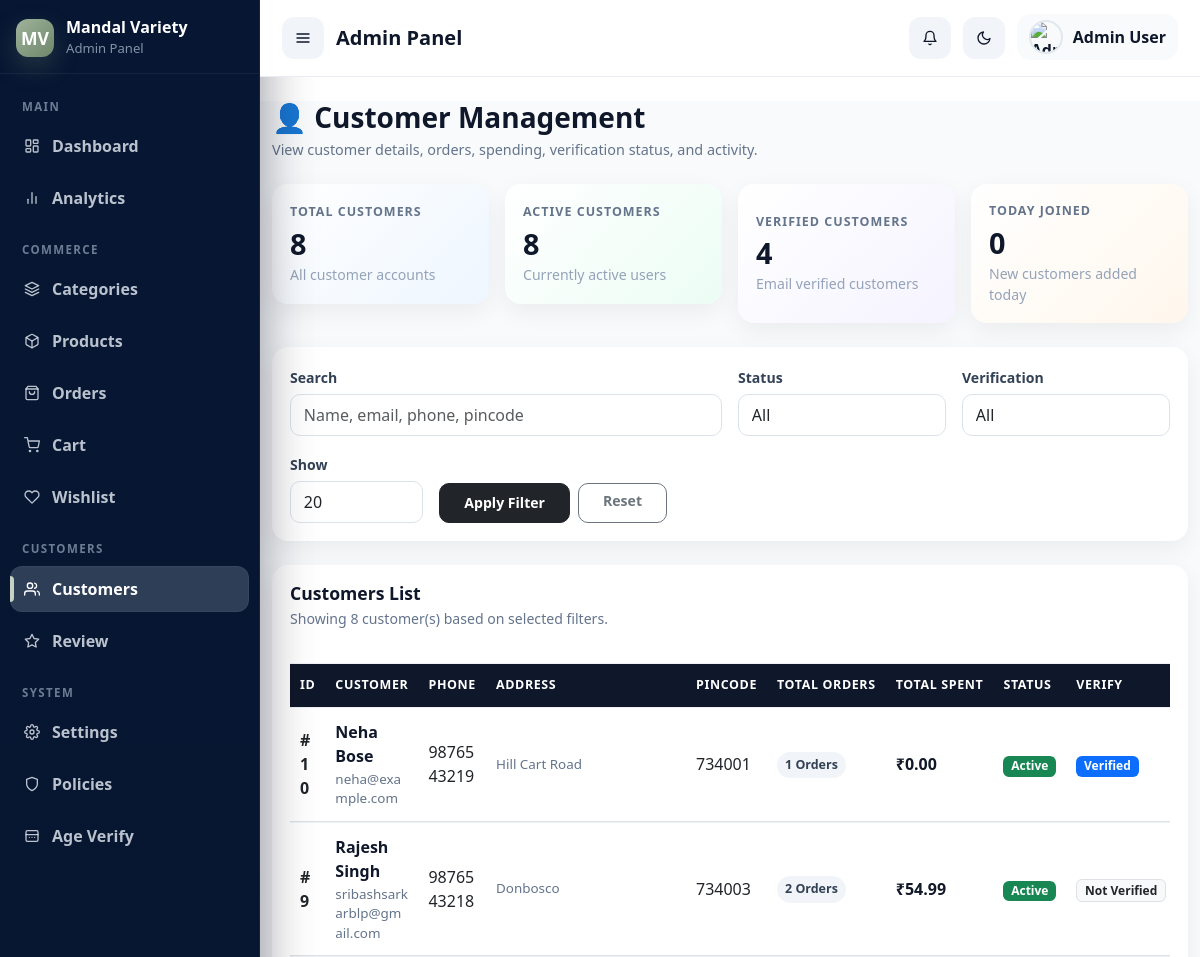
Page /admin/customers/list.php (signed in, upper part) on the earlier database version.
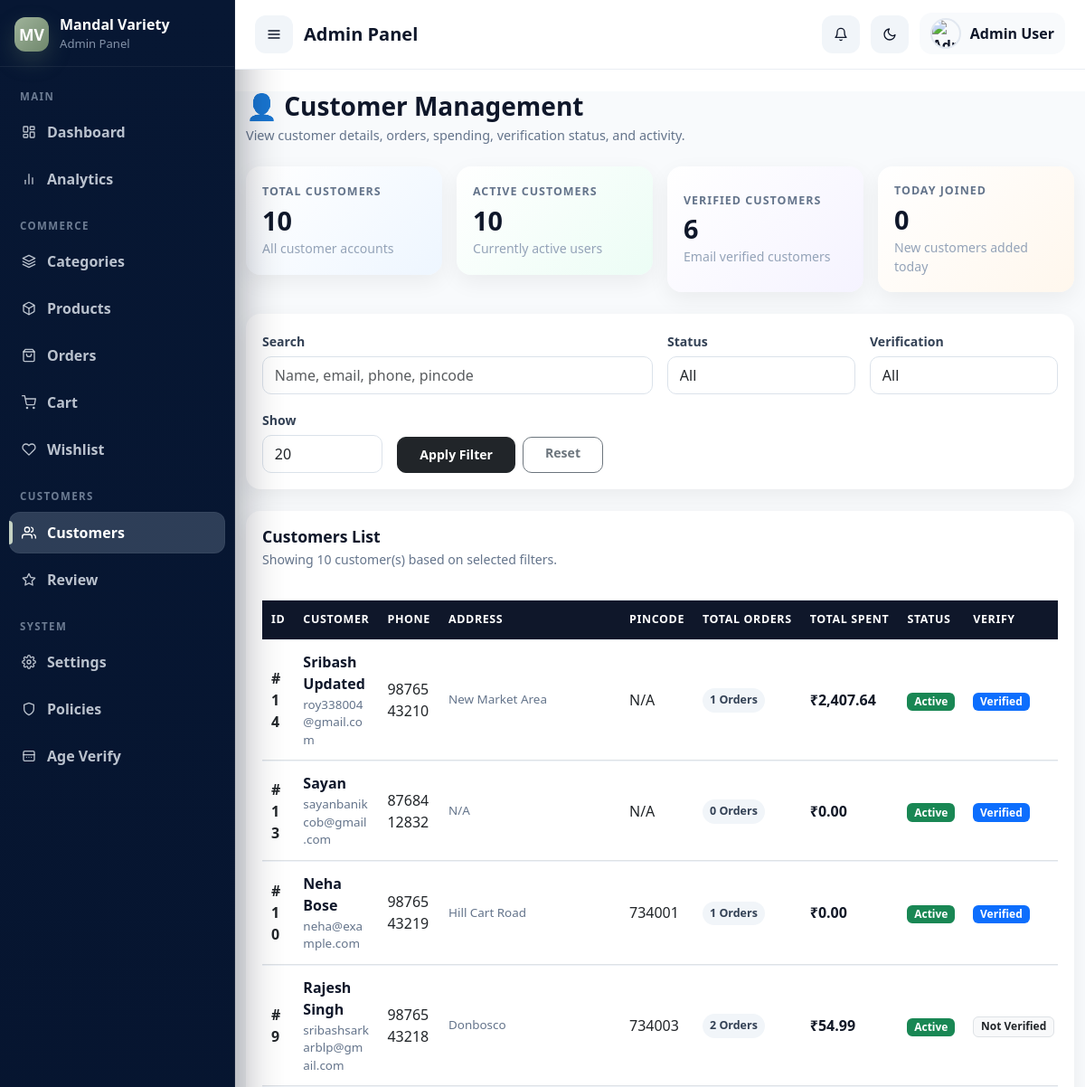
Same page on the later database version.
### tables this page shows
CREATE TABLE `users` (
  `id` int(11) NOT NULL,
  `name` varchar(255) NOT NULL,
  `email` varchar(255) NOT NULL,
  `phone` varchar(20) NOT NULL,
  `password` varchar(255) NOT NULL,
  `role` enum('customer','admin','delivery') DEFAULT 'customer',
  `address` text DEFAULT NULL,
  `city` varchar(100) DEFAULT NULL,
  `state` varchar(100) DEFAULT NULL,
  `country` varchar(100) DEFAULT NULL,
  `profile_image` varchar(255) DEFAULT NULL,
  `pincode` varchar(10) DEFAULT NULL,
  `is_active` tinyint(1) DEFAULT 1,
  `created_at` timestamp NOT NULL DEFAULT current_timestamp(),
  `updated_at` timestamp NOT NULL DEFAULT current_timestamp() ON UPDATE current_timestamp(),
  `otp` varchar(6) DEFAULT NULL,
  `otp_expires_at` timestamp NULL DEFAULT NULL,
  `is_verified` tinyint(1) DEFAULT 0,
  `email_verified_at` timestamp NULL DEFAULT NULL,
  `last_login` datetime DEFAULT NULL,
  `login_otp` varchar(10) DEFAULT NULL,
  `otp_expiry` datetime DEFAULT NULL
);

### admin/includes/config.php (called while the page is built, shortened)
<?php
if (!function_exists('e')) {
    function e($string) {
        return htmlspecialchars($string ?? '', ENT_QUOTES, 'UTF-8');
    }
}
?>

### admin/customers/list.php (the view, shortened to what the changed rows need)
<?php include '../includes/header.php'; ?>
<?php
function userStatusBadge($isActive)
{
    return ((int)$isActive === 1)
        ? '<span class="badge text-bg-success">Active</span>'
        : '<span class="badge text-bg-danger">Inactive</span>';
}
function verifyBadge($isVerified)
{
    return ((int)$isVerified === 1)
        ? '<span class="badge text-bg-primary">Verified</span>'
        : '<span class="badge bg-light text-dark border">Not Verified</span>';
}
$limit = (int)($_GET['limit'] ?? 20);
$where = [];
$whereSql = !empty($where) ? 'WHERE ' . implode(' AND ', $where) : '';
$statsSql = "
    SELECT
        COUNT(*) AS total_customers,
        SUM(CASE WHEN is_active = 1 THEN 1 ELSE 0 END) AS active_customers,
        SUM(CASE WHEN is_verified = 1 THEN 1 ELSE 0 END) AS verified_customers,
        SUM(CASE WHEN DATE(created_at) = CURDATE() THEN 1 ELSE 0 END) AS today_customers
    FROM users
    WHERE role = 'customer' OR role IS NULL OR role = ''
";
$stats = $conn->query($statsSql)->fetch(PDO::FETCH_ASSOC);
$sql = "
    SELECT
        u.*,
        COUNT(o.id) AS total_orders,
        COALESCE(SUM(o.grand_total), 0) AS total_spent,
        MAX(o.created_at) AS last_order_date
    FROM users u
    LEFT JOIN orders o ON u.id = o.user_id
    $whereSql
    " . (empty($where) ? "WHERE" : "AND") . " (u.role = 'customer' OR u.role IS NULL OR u.role = '')
    GROUP BY u.id
    ORDER BY u.id DESC
    LIMIT :limit_rows
";
$stmt = $conn->prepare($sql);
$stmt->bindValue(':limit_rows', $limit, PDO::PARAM_INT);
$stmt->execute();
$customers = $stmt->fetchAll(PDO::FETCH_ASSOC);
?>
<div class="w-100">
    <div class="container-fluid mt-4 mb-5 customers-page">
        <div class="row g-3 mb-4">
            <div class="col-12 col-md-6">
                <div class="row g-3">
                    <div class="col-12 col-sm-6">
                        <div class="card stats-card gradient-card-1 h-100">
                            <div class="card-body">
                                <div class="stats-label">Total Customers</div>
                                <div class="stats-value"><?= (int)($stats['total_customers'] ?? 0) ?></div>
                                <div class="stats-note">All customer accounts</div>
                            </div>
                        </div>
                    </div>
                    <div class="col-12 col-sm-6">
                        <div class="card stats-card gradient-card-2 h-100">
                            <div class="card-body">
                                <div class="stats-label">Active Customers</div>
                                <div class="stats-value"><?= (int)($stats['active_customers'] ?? 0) ?></div>
                                <div class="stats-note">Currently active users</div>
                            </div>
                        </div>
                    </div>
                </div>
            </div>
            <div class="col-12 col-md-6">
                <div class="row g-3">
                    <div class="col-12 col-sm-6">
                        <div class="card stats-card gradient-card-3 h-100">
                            <div class="card-body">
                                <div class="stats-label">Verified Customers</div>
                                <div class="stats-value"><?= (int)($stats['verified_customers'] ?? 0) ?></div>
                                <div class="stats-note">Email verified customers</div>
                            </div>
                        </div>
                    </div>
                </div>
            </div>
        </div>
        <div class="card table-card">
            <div class="table-card-header">
                <div class="d-flex justify-content-between align-items-start flex-wrap gap-2">
                    <div>
                        <h6 class="table-title">Customers List</h6>
                        <div class="table-note">Showing <?= count($customers) ?> customer(s) based on selected filters.</div>
                    </div>
                </div>
            </div>
            <div class="card-body pt-3">
                <div class="table-scroll-area">
                    <table class="table align-middle">
                        <thead>
                            <tr>
                                <th>ID</th>
                                <th>Customer</th>
                                <th>Phone</th>
                                <th>Address</th>
                                <th>Pincode</th>
                                <th>Total Orders</th>
                                <th>Total Spent</th>
                                <th>Status</th>
                                <th>Verify</th>
                            </tr>
                        </thead>
                        <tbody>
                            <?php if (!empty($customers)): ?>
                                <?php foreach ($customers as $row): ?>
                                    <tr>
                                        <td><strong>#<?= (int)$row['id'] ?></strong></td>
                                        <td>
                                            <div class="customer-name"><?= e($row['name'] ?: 'N/A') ?></div>
                                            <div class="sub-text"><?= e($row['email'] ?: 'N/A') ?></div>
                                        </td>
                                        <td><?= e($row['phone'] ?: 'N/A') ?></td>
                                        <td class="address-box">
                                            <div class="sub-text"><?= !empty($row['address']) ? nl2br(e($row['address'])) : 'N/A' ?></div>
                                        </td>
                                        <td><?= e($row['pincode'] ?: 'N/A') ?></td>
                                        <td>
                                            <span class="mini-chip"><?= (int)$row['total_orders'] ?> Orders</span>
                                        </td>
                                        <td>
                                            <span class="money-text">₹<?= number_format((float)$row['total_spent'], 2) ?></span>
                                        </td>
                                        <td><?= userStatusBadge($row['is_active']) ?></td>
                                        <td><?= verifyBadge($row['is_verified']) ?></td>
                                    </tr>
                                <?php endforeach; ?>
                            <?php else: ?>
                                <tr>
                                    <td colspan="11" class="text-center py-5 text-muted">No customers found.</td>
                                </tr>
                            <?php endif; ?>
                        </tbody>
                    </table>
                </div>
            </div>
        </div>
    </div>
</div>
<?php include '../includes/footer.php'; ?>

Differences in the rows shown:
added users: id "14", name "Sribash Updated", email "roy338004@gmail.com", phone "9876543210", address "New Market Area", pincode "N/A", total_orders "1", total_spent "2,407.64", is_active "Active", is_verified "Verified"
added users: id "13", name "Sayan", email "sayanbanikcob@gmail.com", phone "8768412832", shows "N/A", pincode "N/A", total_orders "0", total_spent "0.00", is_active "Active", is_verified "Verified"
Other differences:
$stats['total_customers']: "8" → "10"
$stats['active_customers']: "8" → "10"
$stats['verified_customers']: "4" → "6"
count($customers): "8" → "10"
